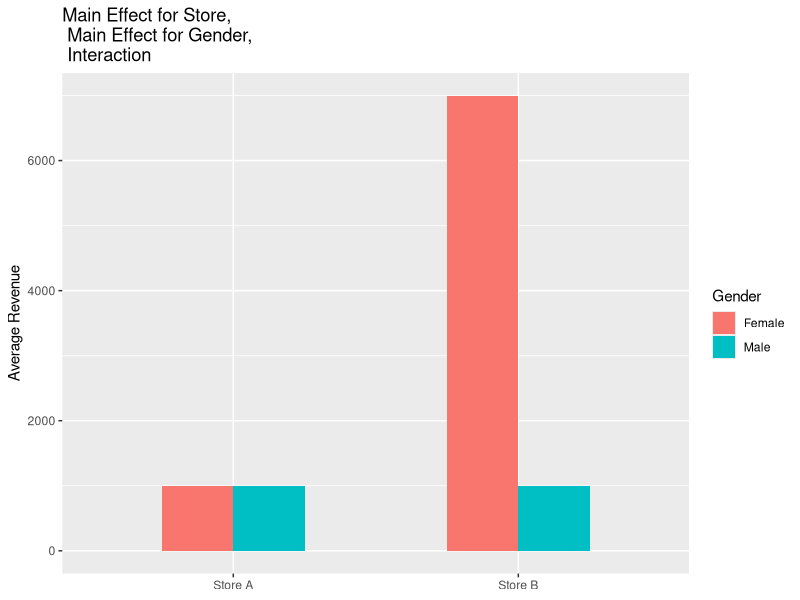

The R script that drew this image:
library(ggplot2)

#Main Effect A (Store), Main Effect B (Gender), Interaction
Store <- rep(c("Store A", "Store B"), each = 100)
Gender <- rep(rep(c("Male", "Female"), each = 50),
	2)

StoreAMale <- rnorm(50, 1000, 10) # Creates 365 samples of occurences, with a mean of 5000.21 and standard deviation of 332
StoreAFemale <- rnorm(50, 1000, 10) # Creates 365 samples of occurences, with a mean of 1000.12 and standard deviation of 332
StoreBAMale <- rnorm(50, 1000, 10) # Creates 365 samples of occurences, with a mean of 5000.21 and standard deviation of 332
StoreBFemale <- rnorm(50, 7000, 10) # Creates 365 samples of occurences, with a mean of 1000.12 and standard deviation of 332

Revenue <- c(StoreAMale, StoreAFemale, StoreBAMale, StoreBFemale)

Sales <- data.frame(Store, Gender, Revenue)

MainA_MainB_Intplot <- ggplot(Sales, aes(Store, Revenue, label = Revenue, fill = Gender)) + 
	stat_summary(fun.y = "mean", geom = "bar", width = 0.5, position = "dodge") + #Computes the mean of each Store group to be plotted as a bar and adjust the width of each bar
	labs(title = "Main Effect for Store, \n Main Effect for Gender, \n Interaction ", #Adds a title for the plot
		x = NULL, y = "Average Revenue")

write.csv(Sales,
	file = "MainA_MainB_IntData.csv")

ggsave("MainA_NoMainB_IntPlot.jpeg",
	plot = MainA_MainB_Intplot)
